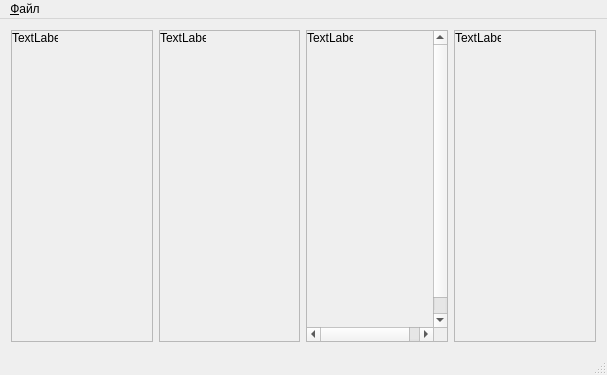
<?xml version="1.0" encoding="UTF-8"?>
<ui version="4.0">
 <class>MainWindow</class>
 <widget class="QMainWindow" name="MainWindow">
  <property name="geometry">
   <rect>
    <x>0</x>
    <y>0</y>
    <width>607</width>
    <height>375</height>
   </rect>
  </property>
  <property name="windowTitle">
   <string>MainWindow</string>
  </property>
  <widget class="QWidget" name="centralWidget">
   <layout class="QHBoxLayout" name="horizontalLayout">
    <item>
     <widget class="QScrollArea" name="scrollAreaSourceImage">
      <property name="widgetResizable">
       <bool>false</bool>
      </property>
      <widget class="QWidget" name="scrollAreaWidgetContents">
       <property name="geometry">
        <rect>
         <x>0</x>
         <y>0</y>
         <width>121</width>
         <height>239</height>
        </rect>
       </property>
       <widget class="QLabel" name="lblSourceImage">
        <property name="geometry">
         <rect>
          <x>0</x>
          <y>0</y>
          <width>46</width>
          <height>13</height>
         </rect>
        </property>
        <property name="text">
         <string>TextLabel</string>
        </property>
        <property name="alignment">
         <set>Qt::AlignLeading|Qt::AlignLeft|Qt::AlignTop</set>
        </property>
       </widget>
      </widget>
     </widget>
    </item>
    <item>
     <widget class="QScrollArea" name="scrollAreaGrayScaleImage">
      <property name="widgetResizable">
       <bool>false</bool>
      </property>
      <widget class="QWidget" name="scrollAreaWidgetContents_3">
       <property name="geometry">
        <rect>
         <x>0</x>
         <y>0</y>
         <width>122</width>
         <height>239</height>
        </rect>
       </property>
       <widget class="QLabel" name="lblGrayScaledImage">
        <property name="geometry">
         <rect>
          <x>0</x>
          <y>0</y>
          <width>46</width>
          <height>13</height>
         </rect>
        </property>
        <property name="text">
         <string>TextLabel</string>
        </property>
        <property name="alignment">
         <set>Qt::AlignLeading|Qt::AlignLeft|Qt::AlignTop</set>
        </property>
       </widget>
      </widget>
     </widget>
    </item>
    <item>
     <widget class="QScrollArea" name="scrollAreaSmoothedImage">
      <property name="widgetResizable">
       <bool>false</bool>
      </property>
      <property name="alignment">
       <set>Qt::AlignLeading|Qt::AlignLeft|Qt::AlignTop</set>
      </property>
      <widget class="QWidget" name="scrollAreaWidgetContents_4">
       <property name="geometry">
        <rect>
         <x>0</x>
         <y>0</y>
         <width>140</width>
         <height>314</height>
        </rect>
       </property>
       <widget class="QLabel" name="lblSmoothedImage">
        <property name="geometry">
         <rect>
          <x>0</x>
          <y>0</y>
          <width>46</width>
          <height>13</height>
         </rect>
        </property>
        <property name="text">
         <string>TextLabel</string>
        </property>
       </widget>
      </widget>
     </widget>
    </item>
    <item>
     <widget class="QScrollArea" name="scrollAreaSegmentation">
      <property name="widgetResizable">
       <bool>false</bool>
      </property>
      <widget class="QWidget" name="scrollAreaWidgetContents_2">
       <property name="geometry">
        <rect>
         <x>0</x>
         <y>0</y>
         <width>132</width>
         <height>239</height>
        </rect>
       </property>
       <widget class="QLabel" name="lblSegmentation">
        <property name="geometry">
         <rect>
          <x>0</x>
          <y>0</y>
          <width>46</width>
          <height>13</height>
         </rect>
        </property>
        <property name="text">
         <string>TextLabel</string>
        </property>
        <property name="alignment">
         <set>Qt::AlignLeading|Qt::AlignLeft|Qt::AlignTop</set>
        </property>
       </widget>
      </widget>
     </widget>
    </item>
   </layout>
  </widget>
  <widget class="QMenuBar" name="menuBar">
   <property name="geometry">
    <rect>
     <x>0</x>
     <y>0</y>
     <width>607</width>
     <height>21</height>
    </rect>
   </property>
   <widget class="QMenu" name="menuFile">
    <property name="title">
     <string>&amp;Файл</string>
    </property>
    <addaction name="actionLoadImage"/>
    <addaction name="separator"/>
    <addaction name="actionExit"/>
   </widget>
   <addaction name="menuFile"/>
  </widget>
  <widget class="QStatusBar" name="statusBar"/>
  <action name="actionLoadImage">
   <property name="text">
    <string>&amp;Загрузить картинку...</string>
   </property>
  </action>
  <action name="actionExit">
   <property name="text">
    <string>&amp;Выход</string>
   </property>
  </action>
 </widget>
 <layoutdefault spacing="6" margin="11"/>
 <resources/>
 <connections/>
</ui>
